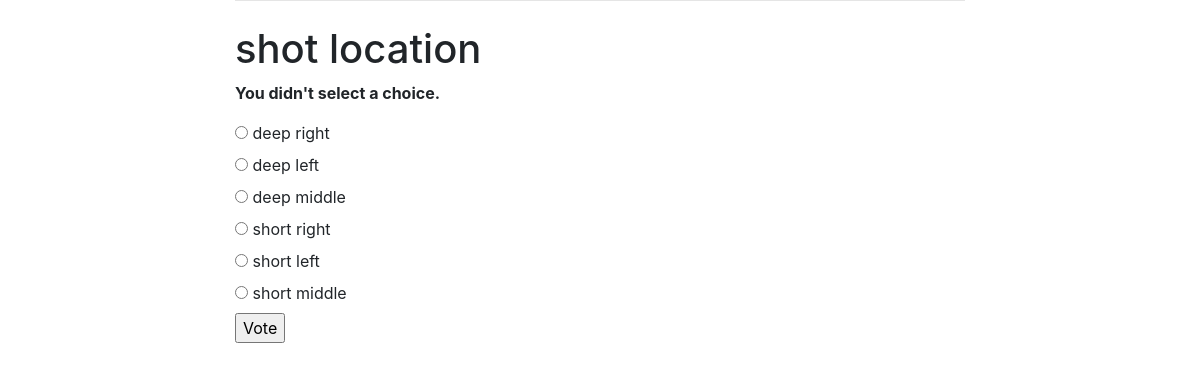
Page /tracker/2/vote/ on the committed database.
### tracker/models.py (models this page shows, shortened)
class Question(models.Model):
    question_text = models.CharField(max_length=200)
    pub_date = models.DateTimeField('date published')

class Choice(models.Model):
    question = models.ForeignKey(Question, on_delete=models.CASCADE)
    choice_text = models.CharField(max_length=200)
    votes = models.IntegerField(default=0)

### tracker/views.py (the view)
# urls.py: path('<int:question_id>/vote/', views.vote, name='vote'),
def vote(request, question_id):
    question = get_object_or_404(Question, pk=question_id)
    try:
        selected_choice = question.choice_set.get(pk=request.POST['choice'])
    except (KeyError, Choice.DoesNotExist):
        return render(request, 'tracker/detail.html', {
            'question': question,
            'error_message': "You didn't select a choice.",
        })
    else:
        selected_choice.votes += 1
        selected_choice.save()
        return HttpResponseRedirect(reverse('tracker:results', args=(question.id,)))

### tracker/templates/tracker/detail.html (shortened to what this page needs)
{% extends 'base.html' %}
{% block content %}
<h1>{{ question.question_text }}</h1>
{% if error_message %}<p><strong>{{ error_message }}</strong></p>{% endif %}
<form action="{% url 'tracker:vote' question.id %}" method="post">
{% for choice in question.choice_set.all %}
    <input type="radio" name="choice" id="choice{{ forloop.counter }}" value="{{ choice.id }}">
    <label for="choice{{ forloop.counter }}">{{ choice.choice_text }}</label><br>
{% endfor %}
<input type="submit" value="Vote">
</form>
{% endblock %}

### rows in the picture
Question: question_text "shot location"
Choice: choice_text "deep right"
Choice: choice_text "deep left"
Choice: choice_text "deep middle"
Choice: choice_text "short right"
Choice: choice_text "short left"
Choice: choice_text "short middle"

### other values in the picture
{{ error_message }} "You didn't select a choice."
